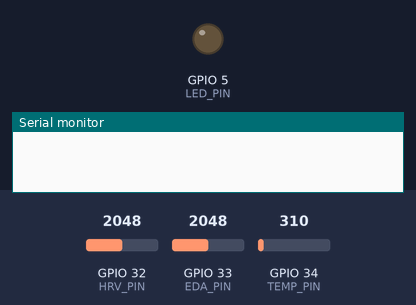
Recording of a sketch running on a simulated ESP32. On the bench: output pins drawn as LEDs (lit = HIGH), the last lines printed to the serial monitor. Inputs (shaded band) come from the test bench; at power-on: GPIO 32 (HRV_PIN) = 2048, GPIO 33 (EDA_PIN) = 2048, GPIO 34 (TEMP_PIN) = 310.

Above: at 1.8 s.
1.9 s: GPIO 32 (HRV_PIN) set to 53
3.4 s: GPIO 32 (HRV_PIN) set to 44
At 5.2 s:
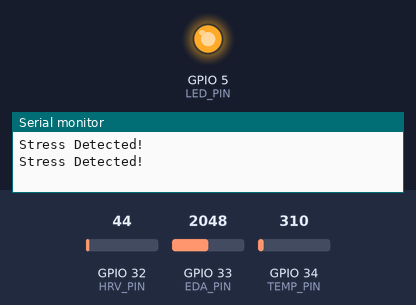
5.5 s: GPIO 32 (HRV_PIN) set to 130
At 6.8 s:
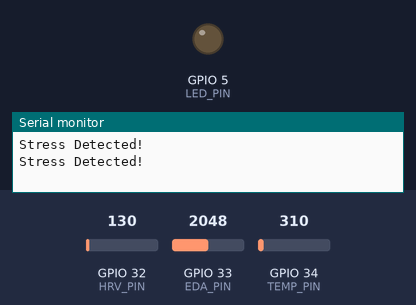
7.5 s: GPIO 32 (HRV_PIN) set to 10
At 8.3 s:
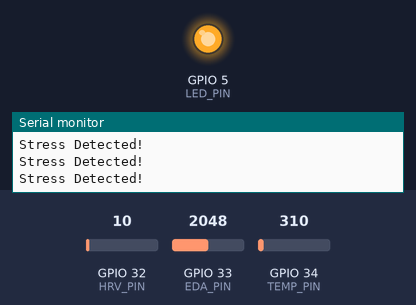
Timing chart, 0 to 10.5 s (numbered marks = the images above; inputs shaded):
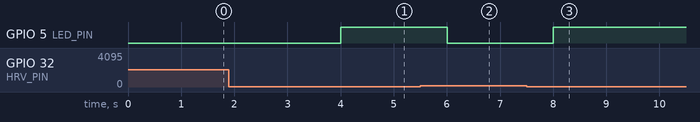

Measured:
- the behaviour switches between 50 and 49 on GPIO 32 (HRV_PIN) (found by bisection; images 0 and 1)
- after the input at 1.9 s, every drawn part: stays the same
- after the input at 3.4 s, GPIO 5 (LED_PIN): LOW → HIGH after 0.60 s
- after the input at 5.5 s, GPIO 5 (LED_PIN): HIGH → LOW after 0.50 s
- after the input at 7.5 s, GPIO 5 (LED_PIN): LOW → HIGH after 0.50 s

The sketch:

firmware.ino
```cpp
#include <Wire.h>
#include <Adafruit_Sensor.h>

#define HRV_PIN 32
#define EDA_PIN 33
#define TEMP_PIN 34
#define LED_PIN 5

void setup() {
    pinMode(LED_PIN, OUTPUT);
    Serial.begin(115200);
}

void loop() {
    int HRV = analogRead(HRV_PIN);
    int EDA = analogRead(EDA_PIN);
    int TEMP = analogRead(TEMP_PIN);

    if (HRV < 50 && EDA > 300 && TEMP > 90) {
        digitalWrite(LED_PIN, HIGH);
        Serial.println("Stress Detected!");
    } else {
        digitalWrite(LED_PIN, LOW);
    }

    delay(1000);
}
```
